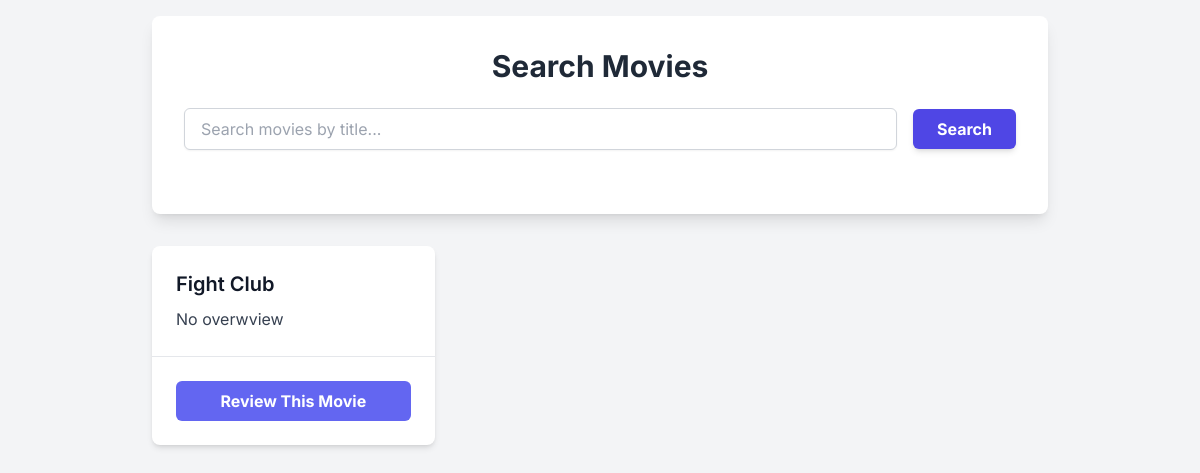
Page /movie/1/ on the earlier database version.
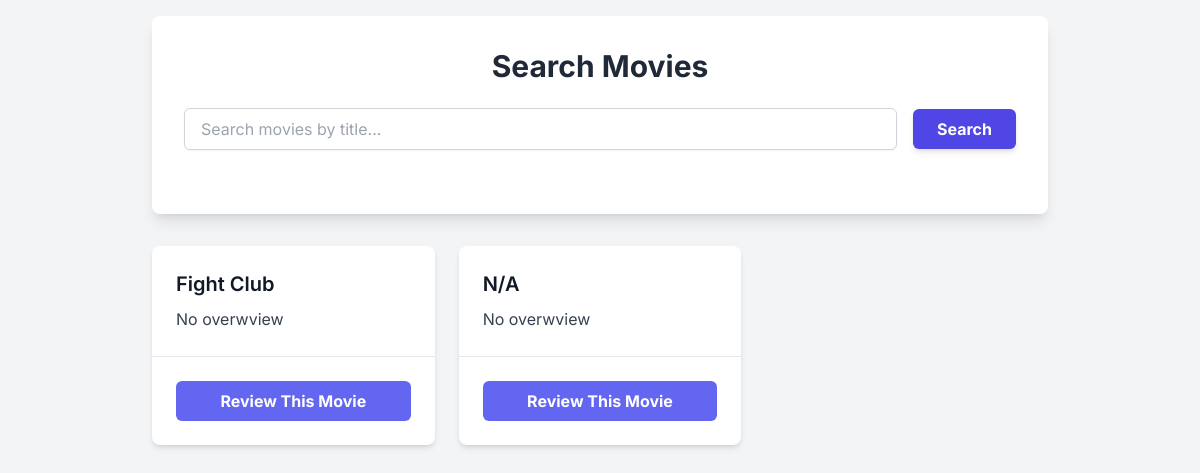
Same page on the later database version.
### core/models.py (models this page shows, shortened)
class Movie(models.Model):
    md_id = models.CharField(unique=True, max_length=50)
    title = models.CharField(max_length=200)
    overview = models.TextField()
    release_date = models.DateField(blank=True, null=True)
    poster_url = models.URLField()

### reviews/views.py (the view)
# urls.py: path('movie/<str:md_id>/', movie_list_view , name = 'movie_detail' ),
def movie_list_view(request,md_id=None):
    movies = Movie.objects.all()
    query = ''
    context = {
        'movies' : movies,
        'query' : query,
    }
    return render(request, 'core/index.html', context)

### core/templates/core/index.html (shortened to what this page needs)
<!DOCTYPE html>
<html lang="en">
<head>
    <script src="https://cdn.tailwindcss.com"></script>
</head>
<body class="min-h-screen p-4 flex flex-col items-center">
    <div class="w-full max-w-4xl bg-white shadow-lg rounded-lg p-8 mb-8">
        <h1 class="text-3xl font-bold text-gray-800 mb-6 text-center">Search Movies</h1>
        <form method="get" action="{% url 'search_movies' %}" class="flex flex-col sm:flex-row gap-4 mb-8 items-center justify-center">
            <input
                type="text"
                name="q"
                value="{{ query|default:'' }}"
                placeholder="Search movies by title..."
                class="search-input flex-grow px-4 py-2 border border-gray-300 rounded-md shadow-sm focus:ring-indigo-500 focus:border-indigo-500 sm:w-2/3 w-full"
            >
            <button
                type="submit"
                class="bg-indigo-600 hover:bg-indigo-700 text-white font-bold py-2 px-6 rounded-md transition duration-300 ease-in-out transform hover:scale-105 shadow-md w-full sm:w-auto"
            >
                Search
            </button>
        </form>
    </div>
    {% if movies %}
        <div class="w-full max-w-4xl grid grid-cols-1 sm:grid-cols-2 lg:grid-cols-3 gap-6">
            {% for movie in movies %}
                <div class="bg-white shadow-md rounded-lg overflow-hidden transition duration-300 ease-in-out transform hover:scale-102 hover:shadow-xl flex flex-col">
                    <div class="p-6 flex-grow">
                        <h5 class="text-xl font-semibold text-gray-900 mb-2">{{ movie.title|default:"Untitled Movie" }}</h5>
                        <p class="text-gray-700 text-base leading-relaxed">{{ movie.overview|default:"No overview available."|truncatewords:15 }}</p>
                    </div>
                    <div class="p-6 border-t border-gray-200">
                        <a href="{% url 'select_movie' md_id=movie.md_id %}" class="block w-full text-center bg-indigo-500 hover:bg-indigo-600 text-white font-bold py-2 px-4 rounded-md transition duration-300 ease-in-out">
                            Review This Movie
                        </a>
                    </div>
                </div>
            {% endfor %}
        </div>
    {% else %}
        <div class="text-center text-gray-600 mt-8">
            <p class="text-lg">No movies to display. Try searching for one!</p>
        </div>
    {% endif %}
</body>
</html>

### core/templates/core/index.html (style rules this page uses)
body { font-family: 'Inter', sans-serif; background-color: #f3f4f6; color: #374151; }

Differences in the rows shown:
added Movie: title "N/A", overview "No overwview"
